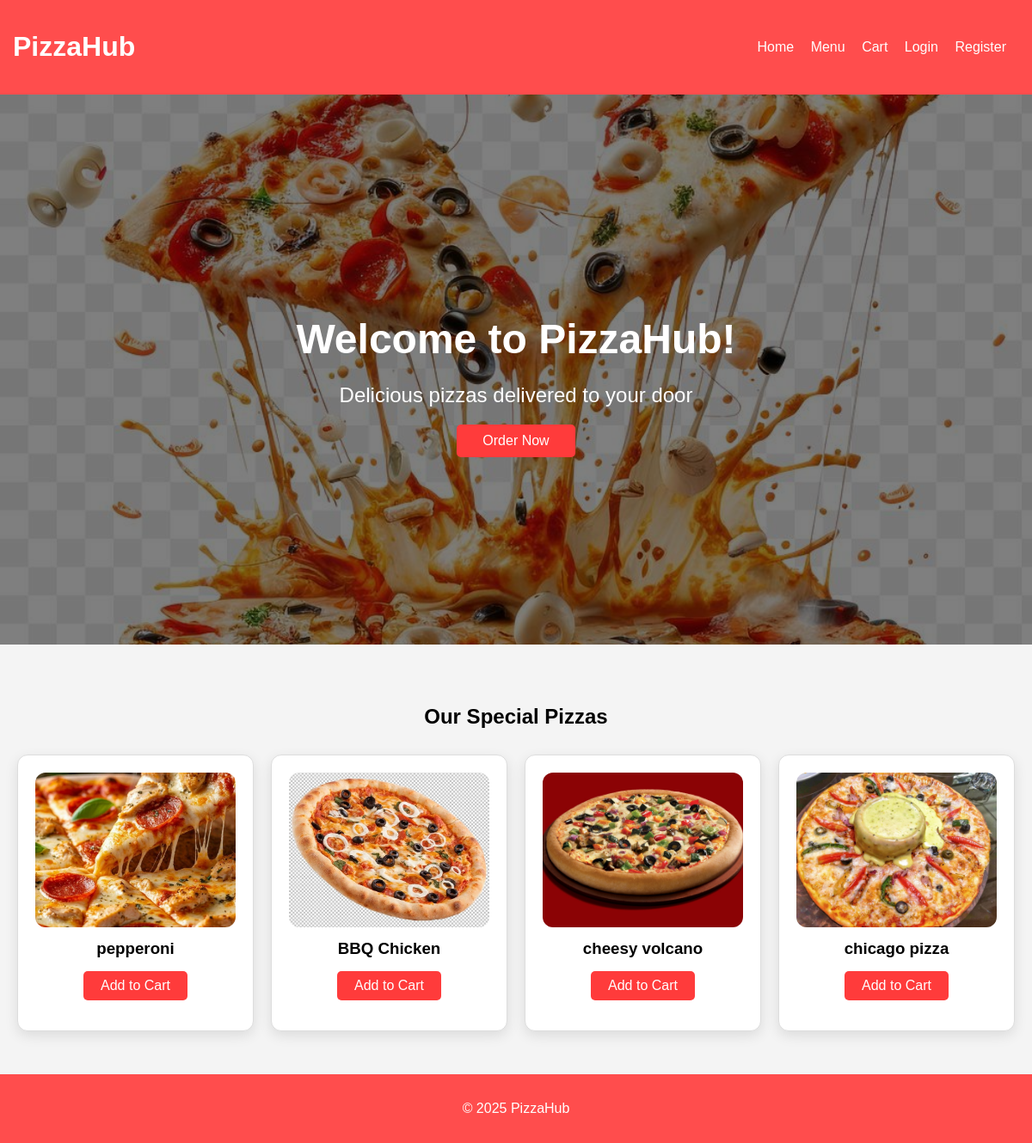
The page / on the database its author committed.
### myapp/models.py (models this page shows, shortened)
class Pizza(models.Model):
    name = models.CharField(max_length=100)
    size = models.ForeignKey(PizzaSize, on_delete=models.PROTECT)
    crust = models.ForeignKey(PizzaCrust, on_delete=models.PROTECT)
    toppings = models.ManyToManyField(Topping, blank=True)
    image = models.ImageField(upload_to='pizzas/', null=True, blank=True)
    created_at = models.DateTimeField(auto_now_add=True)

### myapp/views.py (the view)
# urls.py: path('', views.home, name='home'),
def home(request):
    special_pizzas = Pizza.objects.all()[:4]
    return render(request, 'myapp/home.html', {'special_pizzas': special_pizzas})

### myapp/templates/myapp/home.html (shortened to what this page needs)
{% extends 'myapp/base.html' %}
{% load static %}
{% block content %}
<section class="hero">
    <div class="hero-overlay">
        <div class="hero-content">
            <h1>Welcome to PizzaHub!</h1>
            <p>Delicious pizzas delivered to your door</p>
            <a href="{% url 'order_form' %}" class="btn">Order Now</a>
        </div>
    </div>
    <img src="{% static 'myapp/images/hero1.jpg' %}" alt="Hero Pizza" class="hero-image">
</section>
<section class="pizzas">
    <h2>Our Special Pizzas</h2>
    <div class="pizza-list">
        {% for pizza in special_pizzas %}
        <div class="pizza-card">
            {% if pizza.image %}
                <img src="{{ pizza.image.url }}" alt="{{ pizza.name }}">
            {% else %}
                <img src="{% static 'myapp/images/default-pizza.jpg' %}" alt="{{ pizza.name }}">
            {% endif %}
            <h3>{{ pizza.name }}</h3>
            <a href="{% url 'add_to_cart' pizza.id %}" class="btn">Add to Cart</a>
        </div>
        {% endfor %}
    </div>
</section>
{% endblock %}

### myapp/static/myapp/css/style.css (style rules this page uses)
body { font-family: Arial, sans-serif; margin: 0; padding: 0; background: #f4f4f4; }
.hero { position: relative; width: 100%; height: 80vh; overflow: hidden; }
.hero-image { width: 100%; height: 100%; object-fit: cover; }
.hero-overlay { position: absolute; top: 0; left: 0; width: 100%; height: 100%; background: rgba(0, 0, 0, 0.5); display: flex; align-items: center; justify-content: center; }
.hero-content { text-align: center; color: #fff; padding: 20px; }
.hero-content h1 { font-size: 3rem; margin-bottom: 10px; }
.hero-content p { font-size: 1.5rem; margin-bottom: 20px; }
.hero-content .btn { padding: 10px 30px; background-color: #ff3b3b; color: white; text-decoration: none; border-radius: 5px; transition: 0.3s; }
.pizzas { padding: 50px 20px; text-align: center; }
.pizza-list { display: grid; grid-template-columns: repeat(auto-fit, minmax(220px, 1fr)); gap: 20px; margin-top: 30px; }
.pizza-card { border: 1px solid #ddd; border-radius: 10px; overflow: hidden; transition: transform 0.3s; }
.pizza-card img { width: 100%; height: 180px; object-fit: cover; }
.pizza-card h3 { margin: 10px 0 5px; }
.pizza-card .btn { display: inline-block; margin: 10px 0 15px; padding: 8px 20px; background-color: #ff3b3b; color: white; text-decoration: none; border-radius: 5px; transition: 0.3s; }
.pizza-list { display: grid; grid-template-columns: repeat(auto-fit, minmax(250px, 1fr)); gap: 20px; }
.pizza-card { background: #fff; border-radius: 12px; padding: 20px; box-shadow: 0 5px 15px rgba(0, 0, 0, 0.1); transition: transform 0.2s; }
.pizza-card img { width: 100%; height: 180px; object-fit: cover; border-radius: 12px; }
.btn { display: inline-block; padding: 8px 20px; background: #ff4d4d; color: #fff; text-decoration: none; border-radius: 8px; transition: background 0.2s; }
.btn { display: inline-block; padding: 8px 20px; background: #ff4d4d; color: #fff; text-decoration: none; border-radius: 8px; transition: 0.3s; }

### rows shown on the page
Pizza: image (picture), name "pepperoni"
Pizza: image (picture), name "BBQ Chicken"
Pizza: image (picture), name "cheesy volcano"
Pizza: image (picture), name "chicago pizza"
